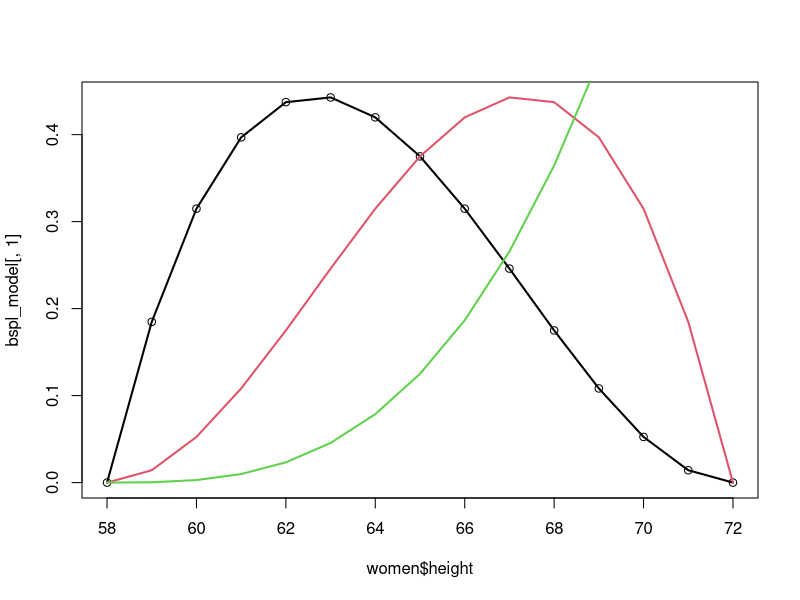

R code for this plot:
library(splines)
bs(women$height, df = 3)
bs(women$weight, df = 4)

bspl_model <- bs(women$height, df = 3)
summary(bspl_model)
plot(bspl_model[,1]~women$height)
for (j in 1:ncol(bspl_model)) lines(bspl_model[,j]~women$height, lwd=2, col=j)

#---------------------------------------------------------------------
x <- (1:1000)/1001
knotlist = c(0.1, 0.2)
ord=3
bx = bs(x, deg=ord-1, knots=knotlist, Boundary.knots=c(0,1), intercept=T)

knotlist2 = c(0, 0, 0, 1)
sd = splineDesign(knotlist2, x, ord=3, outer.ok=T)[,1]
bx2 = bs(x, deg=ord-1, knots=knotlist2, Boundary.knots=c(0,1))
